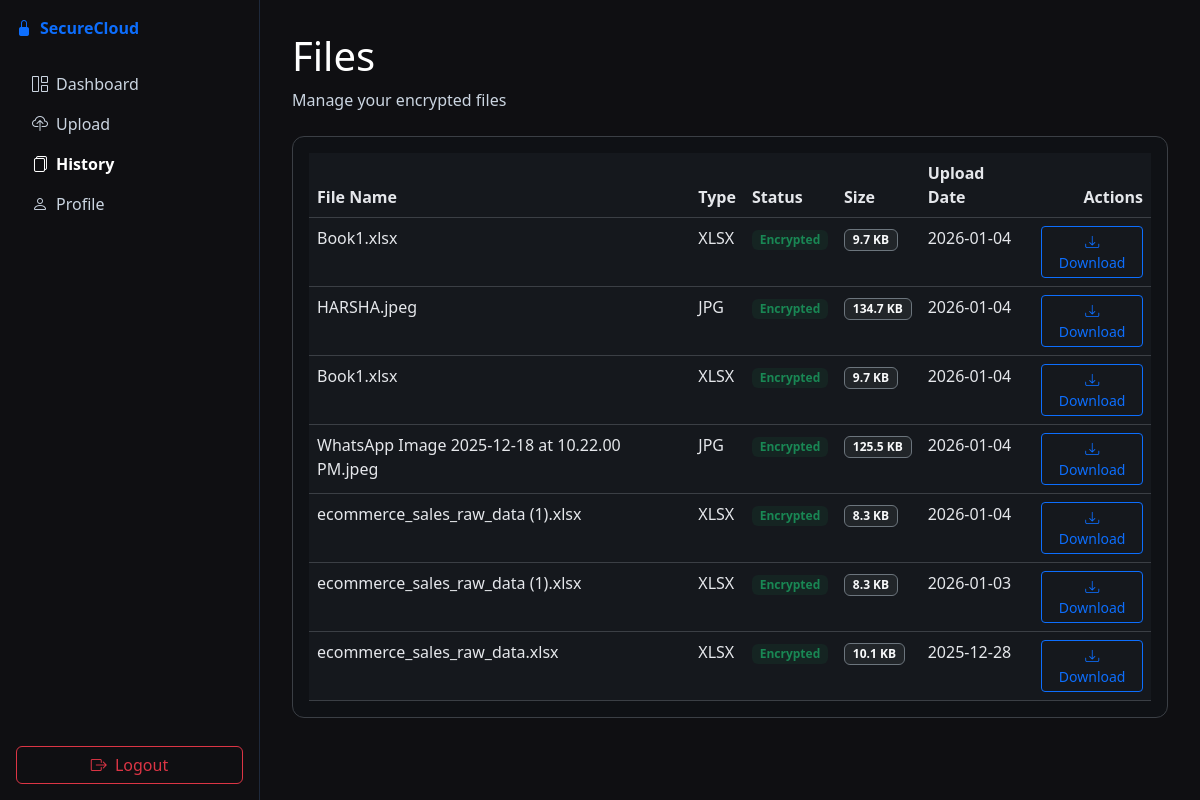
Screenshot of /files/ (signed in) with the database file from the repository.
### storage/models.py (models this page shows, shortened)
class StoredFile(models.Model):
    user = models.ForeignKey(User, on_delete=models.CASCADE, related_name='stored_files')
    original_name = models.CharField(max_length=255)
    cover_image = models.ImageField(upload_to='covers/')
    stego_image = models.ImageField(upload_to='stego/')
    nonce = models.BinaryField()
    data_length = models.IntegerField()
    created_at = models.DateTimeField(auto_now_add=True)

### storage/views.py (the view)
# urls.py: path('files/', file_list_view, name='file_list'),
@login_required
def file_list_view(request):
    files = StoredFile.objects.filter(user=request.user).order_by('-created_at')
    return render(request, 'storage/file_list.html', {'files': files})

### templates/storage/file_list.html (shortened to what this page needs)
{% extends 'base.html' %}
{% load static %}
{% block content %}
<div class="dashboard-body">
  <aside class="sidebar">
    <div class="sidebar-header d-flex align-items-center gap-2 mb-4">
      <i class="bi bi-lock-fill text-primary"></i>
      <a href="/" class="text-decoration-none fw-semibold">SecureCloud</a>
    </div>
    <nav class="nav flex-column">
      <a href="{% url 'dashboard' %}" class="nav-link"><i class="bi bi-grid-1x2 me-2"></i>Dashboard</a>
      <a href="{% url 'upload' %}" class="nav-link"><i class="bi bi-cloud-upload me-2"></i>Upload</a>
      <a href="{% url 'file_list' %}" class="nav-link active"><i class="bi bi-files me-2"></i>History</a>
      <a href="{% url 'profile' %}" class="nav-link"><i class="bi bi-person me-2"></i>Profile</a>
    </nav>
    <div class="mt-auto">
      <a href="{% url 'logout' %}" class="btn btn-outline-danger w-100 mb-3">
        <i class="bi bi-box-arrow-right me-1"></i> Logout
      </a>
    </div>
  </aside>
  <main class="main-content">
    <div class="page-header mb-4">
      <h1 class="page-title">Files</h1>
      <p class="text-muted mb-0">Manage your encrypted files</p>
    </div>
    <div class="table-container">
      <div class="table-responsive">
        <table class="table table-hover mb-0">
          <thead>
            <tr>
              <th>File Name</th>
              <th>Type</th>
              <th>Status</th>
              <th>Size</th>
              <th>Upload Date</th>
              <th class="text-end">Actions</th>
            </tr>
          </thead>
          <tbody>
            {% for f in files %}
            <tr>
              <td class="fw-medium">{{ f.original_name }}</td>
              <td>
                {% if ".pdf" in f.original_name|lower %}PDF
                {% elif ".zip" in f.original_name|lower %}ZIP
                {% elif ".pptx" in f.original_name|lower %}PPTX
                {% elif ".docx" in f.original_name|lower %}DOCX
                {% elif ".xlsx" in f.original_name|lower %}XLSX
                {% elif ".txt" in f.original_name|lower %}TXT
                {% elif ".png" in f.original_name|lower %}PNG
                {% elif ".jpg" in f.original_name|lower or ".jpeg" in f.original_name|lower %}JPG
                {% else %}-{% endif %}
              </td>
              <td><span class="badge bg-success bg-opacity-10 text-success">Encrypted</span></td>
              <td>
                <span class="badge bg-dark text-light border border-secondary">
                  {% if f.data_length %}{{ f.data_length|filesizeformat }}{% else %}-{% endif %}
                </span>
              </td>
              <td>{{ f.created_at|date:"Y-m-d" }}</td>
              <td class="text-end">
                <button type="button"
                        class="btn btn-sm btn-outline-primary download-face-btn"
                        data-download-url="{% url 'download' f.pk %}">
                  <i class="bi bi-download"></i> Download
                </button>
              </td>
            </tr>
            {% empty %}
            <tr>
              <td colspan="6" class="text-center text-muted py-5">No files found</td>
            </tr>
            {% endfor %}
          </tbody>
        </table>
      </div>
    </div>
  </main>
</div>
{% endblock %}

### static/css/style.css (style rules this page uses)
body { background-color: #0f0f12; color: #e5e7eb; }
.table { --bs-table-bg: #15181d; --bs-table-color: #e5e7eb; --bs-table-border-color: #3b3f45; background-color: var(--bs-table-bg); color: var(--bs-table-color); border-color: var(--bs-table-border-color); }
.table tbody tr, .table tbody td, .table thead th { background-color: #15181d; color: #e5e7eb; border-color: #3b3f45; }

### templates/storage/file_list.html (style rules this page uses)
.dashboard-body { display:flex;min-height:100vh;background-color:#0f0f12 }
.sidebar { width:260px;border-right:1px solid #1e293b;padding:1rem 1rem 0;color:#e5e7eb;display:flex;flex-direction:column }
.nav-link { color:#cbd5e1 }
.nav-link.active { color:#ffffff;font-weight:600 }
.main-content { flex:1;padding:2rem;color:#e5e7eb }
.page-title { color:#ffffff }
.text-muted { color:#cbd5e1 !important }
.table-container { border:1px solid #3b3f45;border-radius:.75rem;padding:1rem;background-color:#0f1115;color:#e5e7eb }

### rows the page displays
StoredFile: original_name "Book1.xlsx", shows "XLSX", data_length|filesizeformat "9.7 KB", created_at "2026-01-04"
StoredFile: original_name "HARSHA.jpeg", shows "JPG", data_length|filesizeformat "134.7 KB", created_at "2026-01-04"
StoredFile: original_name "Book1.xlsx", shows "XLSX", data_length|filesizeformat "9.7 KB", created_at "2026-01-04"
StoredFile: original_name "WhatsApp Image 2025-12-18 at 10.22.00 PM.jpeg", shows "JPG", data_length|filesizeformat "125.5 KB", created_at "2026-01-04"
StoredFile: original_name "ecommerce_sales_raw_data (1).xlsx", shows "XLSX", data_length|filesizeformat "8.3 KB", created_at "2026-01-04"
StoredFile: original_name "ecommerce_sales_raw_data (1).xlsx", shows "XLSX", data_length|filesizeformat "8.3 KB", created_at "2026-01-03"
StoredFile: original_name "ecommerce_sales_raw_data.xlsx", shows "XLSX", data_length|filesizeformat "10.1 KB", created_at "2025-12-28"
